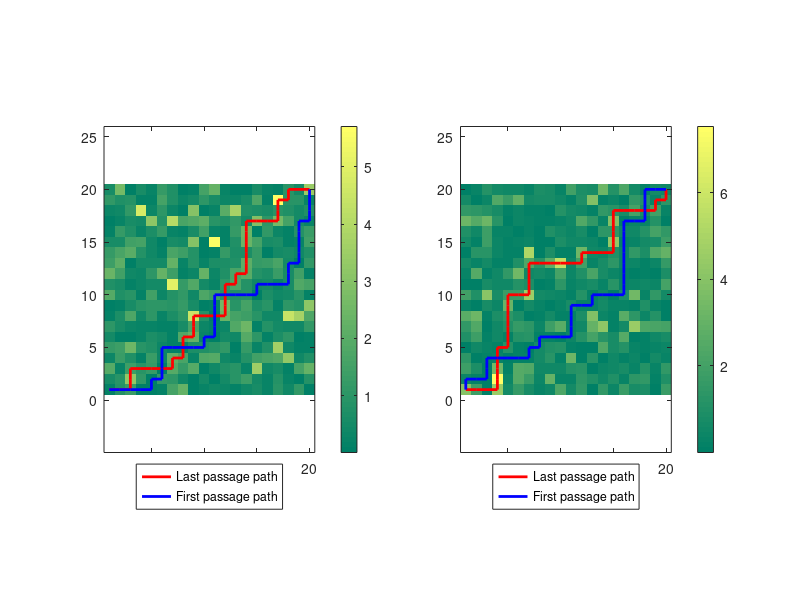

The MATLAB source for this figure: (Note: this script raises an error after producing the figure.)
clear; close all;
n = 20;
t = 2;

figure('Units','normalized','Position',[0.1 0.1 0.8 0.5]);
for k = 1:t
    A = exprnd(1, [n, n]);
    dp = zeros(n, n);
    dq = zeros(n, n);
    dp(1,1) = A(1,1);
    dq(1,1) = A(1,1);
    for j = 2:n
        dp(1,j) = dp(1,j-1) + A(1,j);
        dq(1,j) = dq(1,j-1) + A(1,j);
    end
    for i = 2:n
        dp(i,1) = dp(i-1,1) + A(i,1);
        dq(i,1) = dq(i-1,1) + A(i,1);
    end
    for i = 2:n
        for j = 2:n
            dp(i,j) = max(dp(i-1,j), dp(i,j-1)) + A(i,j);
            dq(i,j) = min(dq(i-1,j), dq(i,j-1)) + A(i,j);
        end
    end
    i = n; j = n;
    path_dp = [i, j];
    while i > 1 || j > 1
        if i > 1 && (j == 1 || dp(i-1,j) >= dp(i,j-1))
            i = i - 1;
        else
            j = j - 1;
        end
        path_dp(end+1, :) = [i, j];
    end
    path_dp = flipud(path_dp);
    i = n; j = n;
    path_dq = [i, j];
    while i > 1 || j > 1
        if i > 1 && (j == 1 || dq(i-1,j) <= dq(i,j-1))
            i = i - 1;
        else
            j = j - 1;
        end
        path_dq(end+1, :) = [i, j];
    end
    path_dq = flipud(path_dq);
    subplot(1,2,k)
    imagesc(A);
    colormap summer;
    colorbar;
    axis equal tight;
    set(gca,'YDir','normal');
    hold on;
    plot(path_dp(:,2), path_dp(:,1), '-r', 'LineWidth', 2);
    plot(path_dq(:,2), path_dq(:,1), '-b', 'LineWidth', 2);
    legend('Last passage path', 'First passage path', 'Location', 'southoutside');
    
    hold off;
end
sgtitle('Directed First and Last Passage Percolation on Random Grids');
